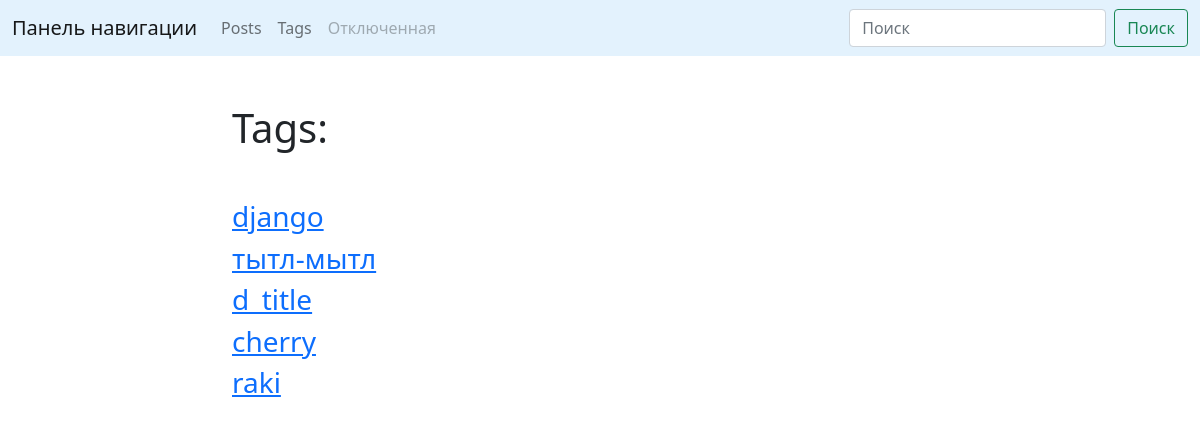
The page /blog/tags/ on the database as committed earlier.
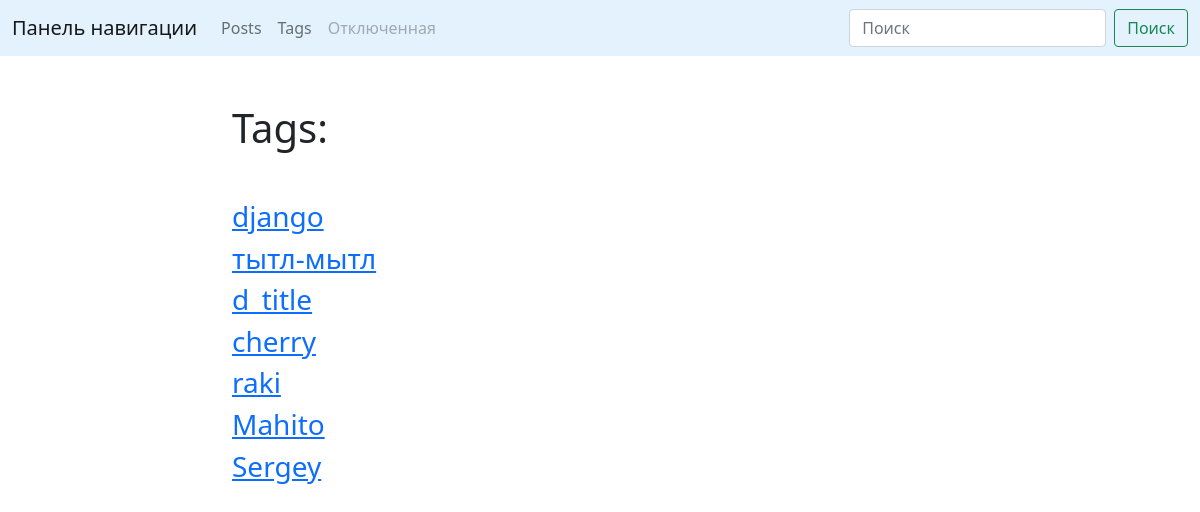
The same page on the database as committed later.
### blog/models.py (models this page shows)
class Tag(models.Model):
    title = models.CharField(max_length=50, verbose_name="Заголовок")
    slug = models.SlugField(max_length=50, unique=True, verbose_name="Слаг")
    def get_absolute_url(self):
        return reverse('tag_detail_url', kwargs={'slug': self.slug})
    def __str__(self):
        return F'{self.title}'

### blog/views.py (the view)
# urls.py: path('tags/', tags_list, name='tags_list_url'),
def tags_list(request):
    tags = Tag.objects.all()
    return render(request, 'blog/tags_list.html', context={'tags': tags})

### blog/templates/blog/tags_list.html (shortened to what this page needs)
{% extends 'blog/base_blog.html' %}
{% block content %}
    <h1 class="mb-5">
	    Tags:
	</h1>
	{% for tag in tags %}
	    <h3>
		    <a href="{{ tag.get_absolute_url }}">
			    {{ tag }}
			</a>
		</h3>
	{% endfor %}
{% endblock %}

Rows that differ between the two databases and show on the page:
added Tag: title "Mahito"
added Tag: title "Sergey"
